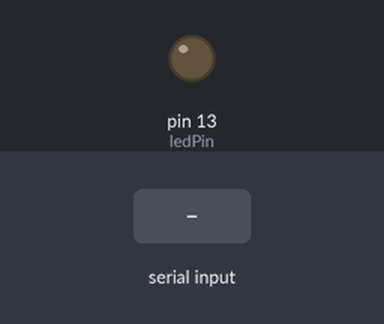
Recording of a sketch running on a simulated Arduino Uno, built with avr-gcc and run on an emulated ATmega328P. Parts: output pins drawn as LEDs (lit = HIGH). Inputs (shaded band) come from the test bench.

Above: at 1.2 s.
1.3 s: "1" received over Serial
At 1.7 s:
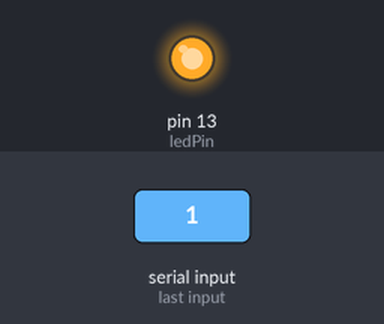
2.8 s: "0" received over Serial
At 4.0 s:
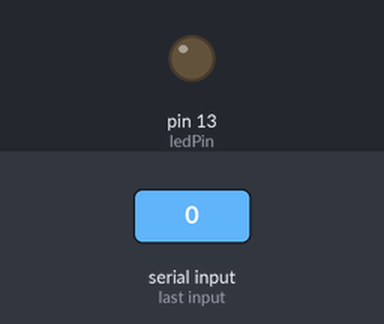
Timing chart, 0 to 5.8 s (numbered marks = the images above; inputs shaded):
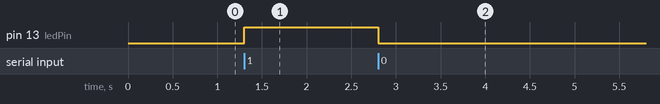

Measured:
- after the input at 1.3 s, pin 13 (ledPin): LOW → HIGH at once
- after the input at 2.8 s, pin 13 (ledPin): HIGH → LOW at once

The sketch:

Serial_Connection.ino
```cpp
int ledPin = 13;

void setup() {
  Serial.begin(9600);
  pinMode(ledPin, OUTPUT);
}

void loop() {
  byte cmd;
  if(Serial.available()) {
    cmd = Serial.read();
    if(cmd == '0') {
      digitalWrite(ledPin, LOW);
    }
    else if(cmd == '1') {
      digitalWrite(ledPin, HIGH);
    }
  }
}
```
